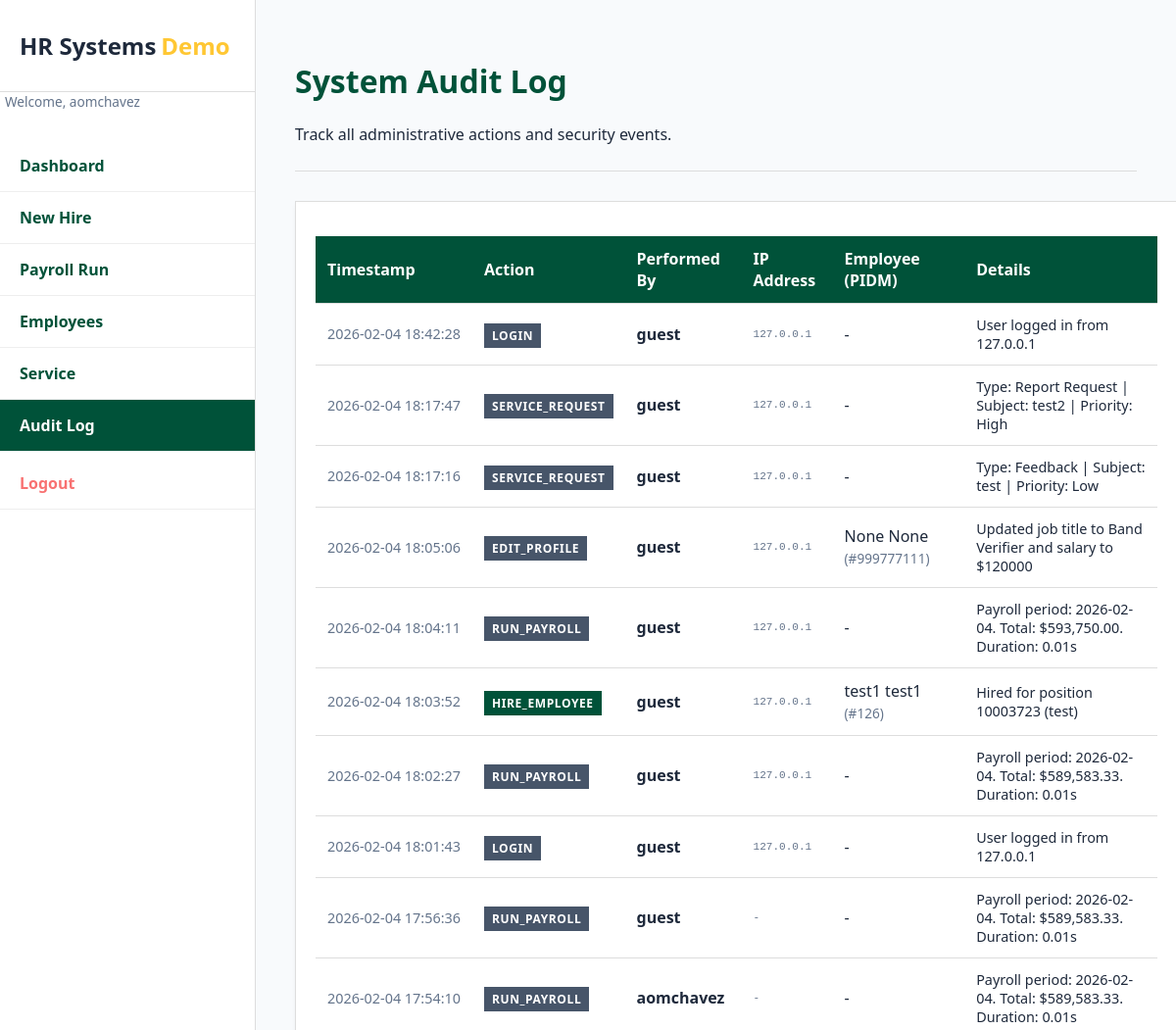
The app's page /audit (signed in, upper part), older data.
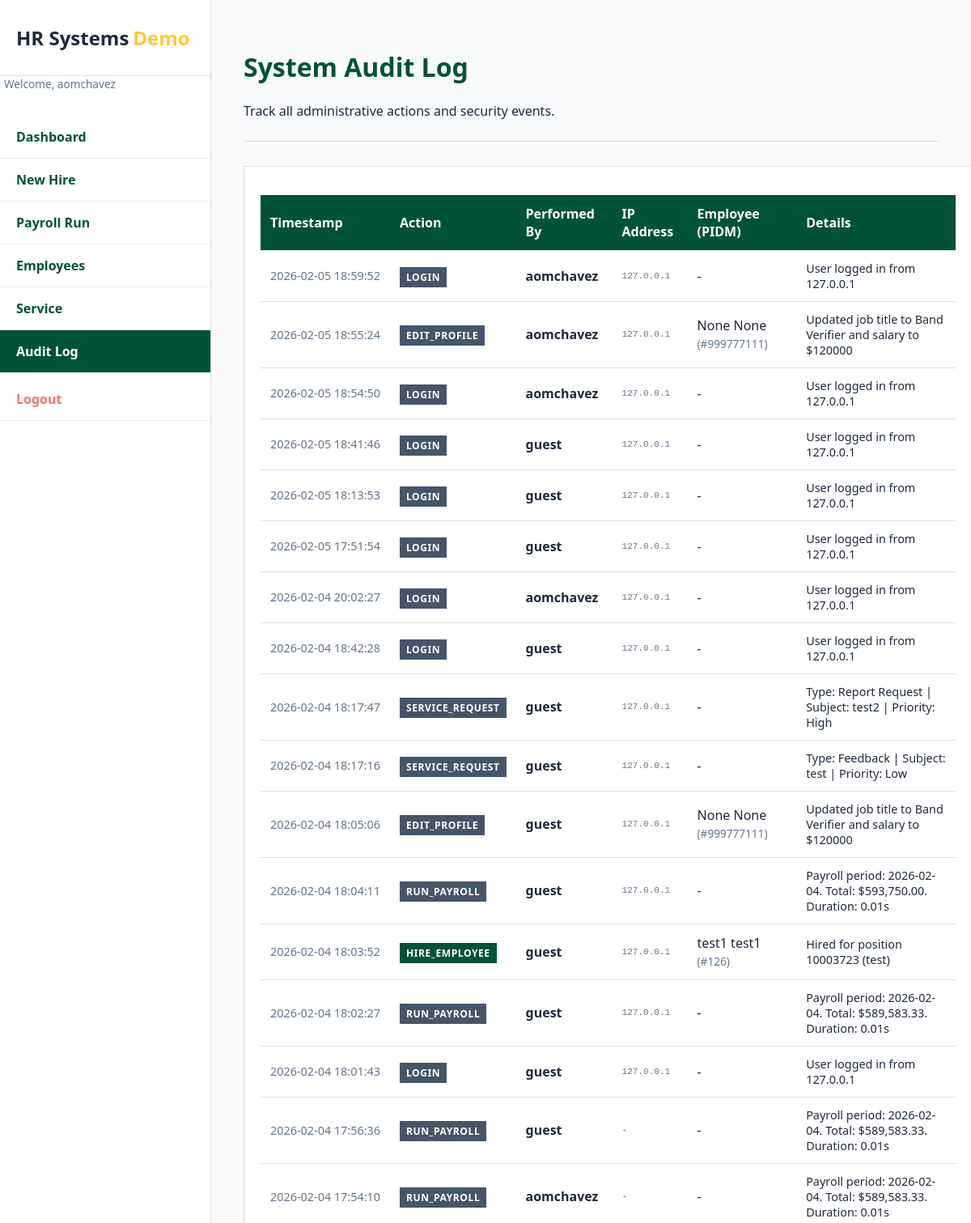
The same page, newer data.
### tables this page shows
CREATE TABLE GURUAUD (
        GURUAUD_ID INTEGER PRIMARY KEY AUTOINCREMENT,
        GURUAUD_PIDM INTEGER,
        GURUAUD_ACTION TEXT NOT NULL,
        GURUAUD_USER TEXT DEFAULT 'aomchavez',
        GURUAUD_ACTIVITY_DATE TIMESTAMP DEFAULT CURRENT_TIMESTAMP,
        GURUAUD_DETAILS TEXT, GURUAUD_IP TEXT,
        FOREIGN KEY (GURUAUD_PIDM) REFERENCES SPRIDEN (SPRIDEN_PIDM)
    );

CREATE TABLE SPRIDEN (
        SPRIDEN_PIDM INTEGER PRIMARY KEY AUTOINCREMENT,
        SPRIDEN_ID TEXT UNIQUE NOT NULL,
        SPRIDEN_LAST_NAME TEXT NOT NULL,
        SPRIDEN_FIRST_NAME TEXT NOT NULL,
        SPRIDEN_MI TEXT,
        SPRIDEN_CHANGE_IND TEXT,
        SPRIDEN_ENTITY_IND TEXT DEFAULT 'P',
        SPRIDEN_ACTIVITY_DATE DATE DEFAULT CURRENT_DATE
    );

### app/app.py (the view)
@app.route('/audit', methods=['GET'])
@login_required
def audit_page():
    conn = database.get_db_connection()
    cursor = conn.cursor()
    logs = cursor.execute('''
        SELECT g.*, s.SPRIDEN_FIRST_NAME, s.SPRIDEN_LAST_NAME
        FROM GURUAUD g
        LEFT JOIN SPRIDEN s ON g.GURUAUD_PIDM = s.SPRIDEN_PIDM
        ORDER BY GURUAUD_ACTIVITY_DATE DESC
    ''').fetchall()
    conn.close()
    return render_template('audit.html', logs=logs)

### app/app.py (called while the page is built)
def login_required(f):
    @wraps(f)
    def decorated_function(*args, **kwargs):
        if 'user' not in session:
            return redirect(url_for('login_page'))
        return f(*args, **kwargs)
    return decorated_function

### app/database.py (called while the page is built)
def get_db_connection():
    conn = sqlite3.connect(DB_NAME)
    conn.row_factory = sqlite3.Row
    return conn

### app/templates/audit.html (shortened to what this page needs)
{% extends "index.html" %}
{% block content %}
<header>
    <h1>System Audit Log</h1>
    <p>Track all administrative actions and security events.</p>
</header>
<div class="card" style="width: 100%; overflow-x: auto;">
    <table class="data-table">
        <thead>
            <tr>
                <th>Timestamp</th>
                <th>Action</th>
                <th>Performed By</th>
                <th>IP Address</th>
                <th>Employee (PIDM)</th>
                <th>Details</th>
            </tr>
        </thead>
        <tbody>
            {% for log in logs %}
            <tr>
                <td style="white-space: nowrap; color: var(--text-secondary); font-size: 0.9em;">
                    {{ log.GURUAUD_ACTIVITY_DATE }}
                </td>
                <td>
                    <span class="badge {{ 'success' if 'HIRE' in log.GURUAUD_ACTION else 'info' }}">
                        {{ log.GURUAUD_ACTION }}
                    </span>
                </td>
                <td style="font-weight: 600;">{{ log.GURUAUD_USER }}</td>
                <td style="font-family: monospace; font-size: 0.85em; color: var(--text-secondary);">{{ log.GURUAUD_IP
                    if log.GURUAUD_IP else '-' }}</td>
                <td>
                    {% if log.GURUAUD_PIDM %}
                    {{ log.SPRIDEN_FIRST_NAME }} {{ log.SPRIDEN_LAST_NAME }}
                    <span style="color: var(--text-secondary); font-size: 0.85em;">(#{{ log.GURUAUD_PIDM }})</span>
                    {% else %}
                    -
                    {% endif %}
                </td>
                <td style="font-size: 0.9em;">{{ log.GURUAUD_DETAILS }}</td>
            </tr>
            {% endfor %}
        </tbody>
    </table>
</div>
{% endblock %}

### app/templates/index.html (shortened to what this page needs)
<!DOCTYPE html>
<html lang="en">
<head>
    <link rel="stylesheet" href="{{ url_for('static', filename='css/style.css') }}">
</head>
<body>
    <div class="sidebar">
        <div class="brand">
            HR Systems <span>Demo</span>
        </div>
        <div class="welcome-user">
            Welcome, {{ session['user'] }}
        </div>
        <nav class="nav-links">
            <a href="/" class="{{ 'active' if request.path == '/' else '' }}">Dashboard</a>
            <a href="/hire" class="{{ 'active' if request.path == '/hire' else '' }}">New Hire</a>
            <a href="/payroll" class="{{ 'active' if request.path == '/payroll' else '' }}">Payroll Run</a>
            <a href="/employees" class="{{ 'active' if request.path == '/employees' else '' }}">Employees</a>
            <a href="/service" class="{{ 'active' if request.path == '/service' else '' }}">Service</a>
            <a href="/audit" class="{{ 'active' if request.path == '/audit' else '' }}">Audit Log</a>
            <a href="/logout"
                style="margin-top: auto; color: #f87171; border-top: 1px solid rgba(255,255,255,0.1); padding-top: 20px;">Logout</a>
        </nav>
    </div>
    <div class="main-content">
        {% block content %}{% endblock %}
    </div>
</body>
</html>

### app/static/css/style.css (style rules this page uses)
:root { --gmu-green: #005239; --gmu-gold: #FFC733; --gmu-black: #333333; --primary-color: var(--gmu-green); --secondary-color: var(--gmu-gold); --light-bg: #f8fafc; --text-color: #1e293b; --text-secondary: #64748b; --bg-card: #ffffff; --border-color: #dddddd; --sidebar-width: 260px; }
body { font-family: 'Segoe UI', Tahoma, Geneva, Verdana, sans-serif; margin: 0; padding: 0; background-color: var(--light-bg); color: var(--text-color); display: flex; height: 100vh; }
.sidebar { width: var(--sidebar-width); background: #ffffff; height: 100vh; padding: 0; display: flex; flex-direction: column; color: var(--text-color); border-right: 1px solid #ddd; }
.welcome-user { font-size: 0.85rem; color: var(--text-secondary); margin-bottom: 30px; padding-left: 5px; font-weight: 500; }
.brand { font-size: 1.5rem; font-weight: bold; padding: 30px 20px; margin-bottom: 0; display: flex; align-items: center; border-bottom: 1px solid #ddd; }
.brand span { color: var(--secondary-color); margin-left: 5px; }
.nav-links a { display: block; color: var(--gmu-green); text-decoration: none; padding: 15px 20px; border-radius: 0; margin-bottom: 0; border-bottom: 1px solid #eee; transition: all 0.3s; font-weight: 600; }
.nav-links a.active { background-color: var(--gmu-green); color: white; border-left: none; }
.main-content { flex: 1; padding: 40px; overflow-y: auto; }
header { margin-bottom: 30px; border-bottom: 1px solid #ddd; padding-bottom: 10px; }
h1 { color: var(--primary-color); }
.card { background: white; padding: 20px; border-radius: 0; border: 1px solid var(--border-color); box-shadow: 0 4px 6px -1px rgba(0, 0, 0, 0.05); margin-bottom: 20px; }
table { width: 100%; border-collapse: collapse; margin-top: 20px; }
th, td { text-align: left; padding: 12px; border-bottom: 1px solid #ddd; }
th { background-color: var(--primary-color); color: white; }

### app/templates/audit.html (style rules this page uses)
.data-table { width: 100%; border-collapse: collapse; margin-top: 15px; }
.data-table th, .data-table td { padding: 12px; text-align: left; border-bottom: 1px solid #ddd; }
.badge { padding: 4px 8px; font-size: 0.75em; font-weight: 700; color: white; text-transform: uppercase; letter-spacing: 0.05em; }
.badge.success { background-color: var(--gmu-green); }
.badge.info { background-color: #475569; }

Row changes from the older to the newer data that the page shows:
added GURUAUD: GURUAUD_ACTIVITY_DATE "2026-02-05 18:59:52", GURUAUD_ACTION "LOGIN", GURUAUD_USER "aomchavez", GURUAUD_IP "127.0.0.1", GURUAUD_DETAILS "User logged in from 127.0.0.1"
added GURUAUD: GURUAUD_ACTIVITY_DATE "2026-02-05 18:55:24", GURUAUD_ACTION "EDIT_PROFILE", GURUAUD_USER "aomchavez", GURUAUD_IP "127.0.0.1", SPRIDEN_FIRST_NAME "None", SPRIDEN_LAST_NAME "None", GURUAUD_PIDM "999777111", GURUAUD_DETAILS "Updated job title to Band Verifier and salary to $120000"
added GURUAUD: GURUAUD_ACTIVITY_DATE "2026-02-05 18:54:50", GURUAUD_ACTION "LOGIN", GURUAUD_USER "aomchavez", GURUAUD_IP "127.0.0.1", GURUAUD_DETAILS "User logged in from 127.0.0.1"
added GURUAUD: GURUAUD_ACTIVITY_DATE "2026-02-05 18:41:46", GURUAUD_ACTION "LOGIN", GURUAUD_USER "guest", GURUAUD_IP "127.0.0.1", GURUAUD_DETAILS "User logged in from 127.0.0.1"
added GURUAUD: GURUAUD_ACTIVITY_DATE "2026-02-05 18:13:53", GURUAUD_ACTION "LOGIN", GURUAUD_USER "guest", GURUAUD_IP "127.0.0.1", GURUAUD_DETAILS "User logged in from 127.0.0.1"
added GURUAUD: GURUAUD_ACTIVITY_DATE "2026-02-05 17:51:54", GURUAUD_ACTION "LOGIN", GURUAUD_USER "guest", GURUAUD_IP "127.0.0.1", GURUAUD_DETAILS "User logged in from 127.0.0.1"
added GURUAUD: GURUAUD_ACTIVITY_DATE "2026-02-04 20:02:27", GURUAUD_ACTION "LOGIN", GURUAUD_USER "aomchavez", GURUAUD_IP "127.0.0.1", GURUAUD_DETAILS "User logged in from 127.0.0.1"
